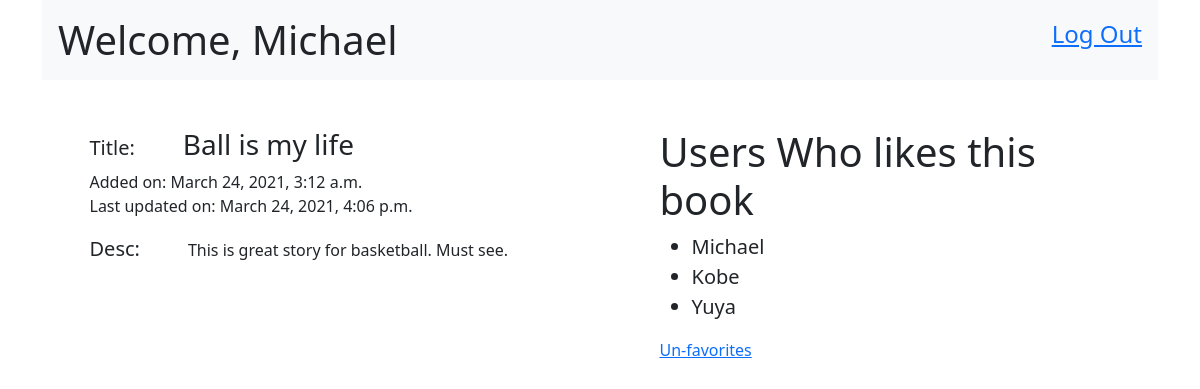
The app's page /books/1 (signed in) with its own data.
### login_app/models.py (models this page shows)
class Users(models.Model):
    first_name = models.CharField(max_length=45)
    last_name = models.CharField(max_length=45)
    email = models.CharField(max_length=255)
    password = models.CharField(max_length=255)
    created_at = models.DateTimeField(auto_now_add=True)
    updated_at = models.DateTimeField(auto_now=True)
    objects = UsersManager()

### favorite_books_app/models.py (models this page shows)
class Books(models.Model):
    title = models.CharField(max_length=100)
    description = models.TextField()
    uploaded_by = models.ForeignKey(Users, related_name="books_uploaded", on_delete=models.CASCADE)
    users_who_like = models.ManyToManyField(Users, related_name="liked_books")
    created_at = models.DateTimeField(null=True, auto_now_add=True)
    updated_at = models.DateTimeField(null=True, auto_now=True)
    objects = BooksManager()

### favorite_books_app/views.py (the view)
# urls.py: path('<int:book_id>', views.edit_book),
def edit_book(request, book_id):
    user = Users.objects.get(id=request.session['userid'])
    this_book = Books.objects.get(id=book_id)
    like_users = this_book.users_who_like.all()
    context = {
        'user': user,
        'book': this_book,
        'like_users': like_users,
    }
    return render(request, 'edit.html', context)

### favorite_books_app/templates/edit.html (shortened to what this page needs)
<!DOCTYPE html>
<html lang="en">
<head>
    <link href="https://cdn.jsdelivr.net/npm/bootstrap@5.0.0-beta2/dist/css/bootstrap.min.css" rel="stylesheet">
</head>
<body>
    <div class="container">
        <div class="header d-flex justify-content-between bg-light">
            <h1 class="m-3">Welcome, {{user.first_name}}</h1>
            <a href="/books/logout" class="m-3 fs-4">Log Out</a>
        </div>
        <div class="row mt-5 d-flex justify-content-around">
            {% if user.id is book.uploaded_by.id %}
            <div class="col-md-5">
                <ul>
                    {% for message in messages %}
                    <li>{{message}}</li>
                    {% endfor %}
                </ul>
                <form action="/books/{{book.id}}/update" method="POST">
                    {% csrf_token %}
                    <div class="container">
                        <div class="row">
                            <label for="colFormLabelLg" class="col-sm-2 col-form-label col-form-label-lg">Title:</label>
                            <div class="col-sm-10">
                                <input type="text" class="form-control form-control-lg" id="colFormLabelLg" name="title" value="{{book.title}}">
                            </div>
                        </div>
                        <p class="ps-5 ms-5">
                            Added on: {{book.created_at}}<br>
                            Last updated on: {{book.updated_at}}
                        </p>
                        <div class="row">
                            <label for="colFormLabelLg" class="col-sm-2 col-form-label col-form-label-lg">Description:</label>
                            <div class="col-sm-10 mt-5">
                                <textarea name="description" id="" cols="50" rows="3">{{book.description}}</textarea>
                            </div>
                        </div>
                    </div>
                    <div class="text-center mt-5">
                        <button type="submit" class="btn btn-primary btn-lg">Update</button>
                    </div>
                </form>
                <form action="/books/{{book.id}}/delete">
                    <button type="submit" class="btn btn-danger btn-lg" style="position: absolute; left: 465px; top: 435px;">Delete</button>
                </form>
            </div>
            <div class="col-md-5">
                <h2>Users Who likes this book</h2>
                <ul>
                    {% for like_user in like_users %}
                    <li class="fs-5">
                        <span class="me-3">{{like_user.first_name}}</span>
                        {% if user.id is like_user.id %}
                        <a href="/books/{{book.id}}/remove_favorite">Unfavorite</a>
                        {% endif %}
                    </li>
                    {% endfor %}
                </ul>
            </div>
            {% else %}
            <div class="col-md-5">
                <h3><span class="fs-5 me-5">Title:</span>{{book.title}}</h3>
                <p>
                    Added on: {{book.created_at}}<br>
                    Last updated on: {{book.updated_at}}
                </p>
                <p><span class="fs-5 me-5">Desc:</span>{{book.description}}</p>
            </div>
            <div class="col-md-5">
                <h1>Users Who likes this book</h1>
                <ul>
                    {% for like_user in like_users %}
                    <li class="fs-5 mb-0">{{like_user.first_name}}</li>
                    {% endfor %}
                </ul>
                {% if user in like_users %}
                <a href="/books/{{book.id}}/remove_favorite">Un-favorites</a>
                {% else %}
                <a href="/books/{{book.id}}/add_favorite">Add To Favorites</a>
                {% endif %}
            </div>
            {% endif %}
        </div>
    </div>
</body>
</html>

### records on screen
Users: first_name "Michael"
Books: title "Ball is my life", created_at "March 24, 2021, 3:12 a.m.", updated_at "March 24, 2021, 4:06 p.m.", description "This is great story for basketball. Must see."
Users: first_name "Kobe"
Users: first_name "Yuya"
